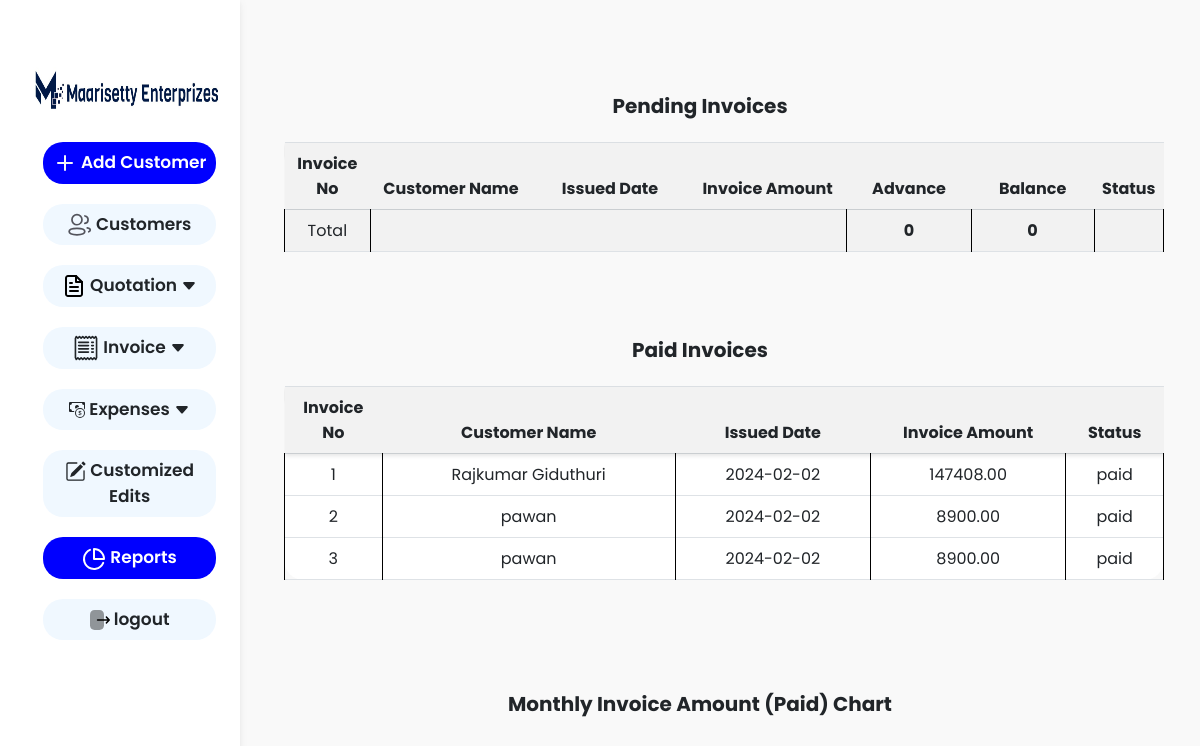
The page /report.php (signed in) on the database its author committed.
### tables this page shows
CREATE TABLE `invoice` (
  `Sid` int(11) NOT NULL,
  `Invoice_no` int(11) NOT NULL,
  `Invoice_date` date NOT NULL,
  `Company_name` varchar(150) NOT NULL,
  `Cname` varchar(50) NOT NULL,
  `Cphone` varchar(150) NOT NULL,
  `Caddress` text NOT NULL,
  `Cmail` varchar(150) NOT NULL,
  `Cgst` varchar(150) NOT NULL,
  `total_amount` double(10,2) NOT NULL,
  `total_taxable_value` double(10,2) NOT NULL,
  `total_value` double(10,2) NOT NULL,
  `c_gst` int(20) NOT NULL,
  `s_gst` int(11) NOT NULL,
  `i_gst` int(11) NOT NULL,
  `cgst_total` double(10,2) NOT NULL,
  `sgst_total` double(10,2) NOT NULL,
  `igst_total` double(10,2) NOT NULL,
  `total_tax_amount` double(10,2) NOT NULL,
  `total_amount_after_tax` double(10,2) NOT NULL,
  `Totalinwords` text NOT NULL,
  `Terms` text NOT NULL,
  `Note` text NOT NULL,
  `advance` double(10,2) NOT NULL,
  `balance` double(10,2) NOT NULL,
  `balancewords` text NOT NULL,
  `status` varchar(150) NOT NULL
);

### report.php (the view, shortened to what this page needs)
<?php
require_once('bhavidb.php');
$sql2 = "SELECT * FROM invoice WHERE `status`= 'paid';";
$result2 = $conn->query($sql2);
?>
<!DOCTYPE html>
<html lang="en">
<head>
    <link href="https://cdn.jsdelivr.net/npm/bootstrap@5.0.2/dist/css/bootstrap.min.css" rel="stylesheet">
    <link rel="stylesheet" href="img/style.css">
    <link rel="stylesheet" href="img/stylemi.css">
</head>
<body>
    <div class="container-fluid">
        <div class="row">
            <section class="col-lg-2">
                <nav id="sidebarMenu" class="  collapse d-lg-block sidebar collapse bg-white">
                    <div class="container-fluid">
                        <a class="navbar-brand" href="#" id="change_password"><img src="img/me_log.jpg" alt="" height="60px" width="200px"></a>
                        <div class=" navbar-collapse  " id="navbarNav">
                            <ul class="navbar-nav " style="margin-left: 10%; text-align: center;">
                                <li class=" ">
                                    <a href="#" class="nav-link  nav-links active-link mt-4" id="add_customer"><svg xmlns="http://www.w3.org/2000/svg" width="24" height="24" viewBox="0 0 24 24" fill="none">
                                            <path d="M12 5V19" stroke="#F4F5FA" stroke-width="2" stroke-linecap="round" stroke-linejoin="round" />
                                            <path d="M5 12H19" stroke="#F4F5FA" stroke-width="2" stroke-linecap="round" stroke-linejoin="round" />
                                        </svg> Add Customer</a>
                                </li>
                                <li class="nav-item ">
                                    <a class="nav-link text-dark nav-links" href="viewcustomers.php"> Customers</a>
                                </li>
                                <li class="dropdown nav-item ">
                                    <a class="nav-link text-dark nav-links" href="#"> Quotation <svg xmlns="http://www.w3.org/2000/svg" width="16" height="16" fill="currentColor" class="bi bi-caret-down-fill" viewBox="0 0 16 16">
                                            <path d="M7.247 11.14 2.451 5.658C1.885 5.013 2.345 4 3.204 4h9.592a1 1 0 0 1 .753 1.659l-4.796 5.48a1 1 0 0 1-1.506 0z" />
                                        </svg></a>
                                </li>
                                <li class="dropdown nav-item ">
                                    <a class="nav-link text-dark  nav-links " href="#"> Invoice <svg xmlns="http://www.w3.org/2000/svg" width="16" height="16" fill="currentColor" class="bi bi-caret-down-fill" viewBox="0 0 16 16">
                                            <path d="M7.247 11.14 2.451 5.658C1.885 5.013 2.345 4 3.204 4h9.592a1 1 0 0 1 .753 1.659l-4.796 5.48a1 1 0 0 1-1.506 0z" />
                                        </svg></a>
                                </li>
                                <li class="dropdown nav-item ">
                                    <a class="nav-link  nav-links text-dark" href="expenditures.php"> Expenses <svg xmlns="http://www.w3.org/2000/svg" width="16" height="16" fill="currentColor" class="bi bi-caret-down-fill" viewBox="0 0 16 16">
                                            <path d="M7.247 11.14 2.451 5.658C1.885 5.013 2.345 4 3.204 4h9.592a1 1 0 0 1 .753 1.659l-4.796 5.48a1 1 0 0 1-1.506 0z" />
                                        </svg></a>
                                </li>
                                <li class="nav-item ">
                                    <a class="nav-link text-dark nav-links" href="customized_edits.php"> Customized Edits</a>
                                </li>
                                <li class="nav-item ">
                                    <a class="nav-link active-link nav-links" href="report.php"> Reports</a>
                                </li>
                                <li class="nav-item ">
                                    <a class="nav-link text-dark nav-links " href="logout.php"> logout</a>
                                </li>
                            </ul>
                        </div>
                    </div>
                </nav>
            </section>
            <section class="col-lg-10">
                <div class="container " style="margin-top: 70px;">
                    <h5 style="text-align: center;" class="mb-4"><strong>Pending Invoices</strong></h5>
                    <div class="table-responsive ms-5" style="max-height: 350px; max-width: 1194px; overflow-y: auto;">
                        <table class="table table-bordered viewinvoicetable">
                            <thead style="position: sticky; top: 0; z-index: 1; background-color: #f2f2f2;">
                                <tr>
                                    <th class="text-center" style="width: 10%;">Invoice No</th>
                                    <th style="width: 20%;">Customer Name</th>
                                    <th style="width: 20%;">Issued Date</th>
                                    <th style="width: 20%;">Invoice Amount</th>
                                    <th style="width: 15%;">Advance</th>
                                    <th style="width: 15%;">Balance</th>
                                    <th style="width: 10%;">Status</th>
                                </tr>
                            </thead>
                                <?php
                                $totalAdvance = 0;
                                $totalBalance = 0;
                                ?>
                            <tfoot style="background-color: #f2f2f2; position: sticky; bottom: 0; z-index: 1;">
                                <tr>
                                    <td>Total</td>
                                    <td colspan="3"></td>
                                    <td style="font-weight: bold;"><?php echo $totalAdvance ?></td>
                                    <td style="font-weight: bold;"><?php echo $totalBalance ?></td>
                                    <td></td>
                                </tr>
                            </tfoot>
                        </table>
                    </div>
                </div>
                <div class="container pb-5" style="margin-top: 70px;">
                    <h5 style="text-align: center;" class="mb-4"><strong>Paid Invoices</strong></h5>
                    <div class="table-responsive ms-5" style="max-height: 350px; max-width: 1194px; overflow-y: auto;">
                        <table class="table table-bordered viewinvoicetable">
                            <thead style="position: sticky; top: 0; z-index: 1; background-color: #f2f2f2;">
                                <tr>
                                    <th class="text-center" style="width: 10%;">Invoice No</th>
                                    <th style="width: 30%;">Customer Name</th>
                                    <th style="width: 20%;">Issued Date</th>
                                    <th style="width: 20%;">Invoice Amount</th>
                                    <th style="width: 10%;">Status</th>
                                </tr>
                            </thead>
                            <tbody id="product_tbody viewinvoicetable">
                                <?php
                                while ($col = $result2->fetch_assoc()) {
                                    echo "<tr>";
                                    echo "<td>" . $col['Invoice_no'] . "</td>";
                                    echo "<td>" . $col['Cname'] . "</td>";
                                    echo "<td>" . $col['Invoice_date'] . "</td>";
                                    echo "<td>" . $col['total_amount_after_tax'] . "</td>";
                                    echo "<td>" . $col['status'] .  "</td>";
                                    echo "</tr>";
                                }
                                ?>
                            </tbody>
                        </table>
                    </div>
                </div>
                <div class="container  mt-5 mb-5">
                    <h5 style="text-align: center;" class="mb-4"><strong>Monthly Invoice Amount (Paid) Chart</strong></h5>
                    <div id="chartContainer" style="height: 300px; "></div>
                </div>
            </section>
        </div>
    </div>
</body>
</html>

### img/stylemi.css (style rules this page uses)
* { font-family: 'Poppins', sans-serif; }
.navbar-nav { color: black; font-family: 'Poppins', sans-serif; font-weight: 600; font-size: 17px; }
table { border-collapse: collapse; width: 100%; }
th, td { border: 1px solid black; padding: 8px; text-align: left; }
th { background-color: #f2f2f2; }
.viewinvoicetable { justify-content: center; }
.viewinvoicetable th { text-align: center; border: none; }
.viewinvoicetable td { text-align: center; }
.dropdown { position: relative; display: inline-block; }
.sidebar { position: fixed; top: 0; bottom: 0; left: 0; padding: 58px 0 0; box-shadow: 0 2px 5px 0 rgb(0 0 0 / 5%), 0 2px 10px 0 rgb(0 0 0 / 5%); width: 240px; z-index: 600; }
.nav-links { background-color: aliceblue; border-radius: 20px; }
.active-link { background-color: blue; color: white; }
body { background-color: #f9f9f9; }
.nav-item { padding-top: 20px; }

### report.php (style rules this page uses)
.table.viewinvoicetable thead { position: sticky; top: 0; z-index: 1; background-color: white; box-shadow: 0 2px 4px rgba(0, 0, 0, 0.1); }
table { background-color: white; border-radius: 20px; }
thead { background-color: white; }
.nav-item { padding-top: 20px; }

### rows shown on the page
invoice: Invoice_no "1", Cname "Rajkumar Giduthuri", Invoice_date "2024-02-02", total_amount_after_tax "147408.00", status "paid"
invoice: Invoice_no "2", Cname "pawan", Invoice_date "2024-02-02", total_amount_after_tax "8900.00", status "paid"
invoice: Invoice_no "3", Cname "pawan", Invoice_date "2024-02-02", total_amount_after_tax "8900.00", status "paid"

### other values the page prints
$totalAdvance "0"
$totalBalance "0"
